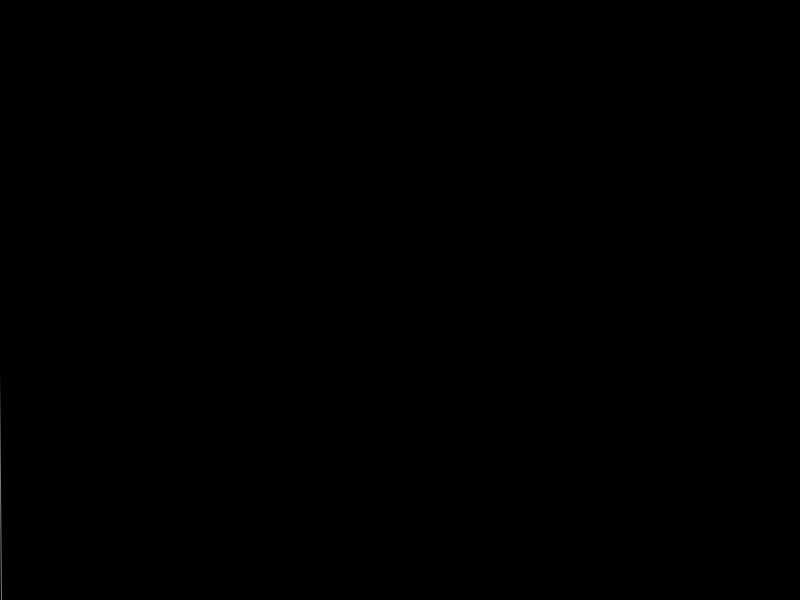
Frame 1 (no input)
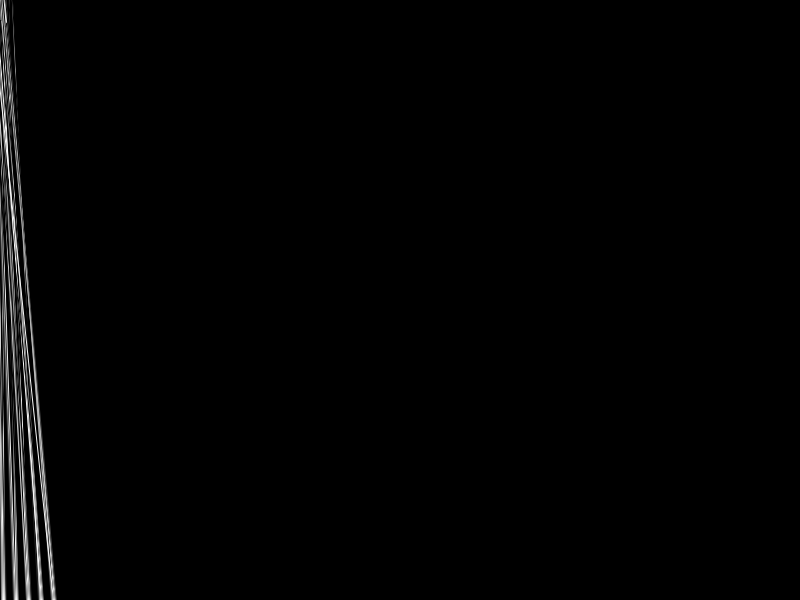
Frame 60 (the mouse pressed at the canvas centre just before this capture)
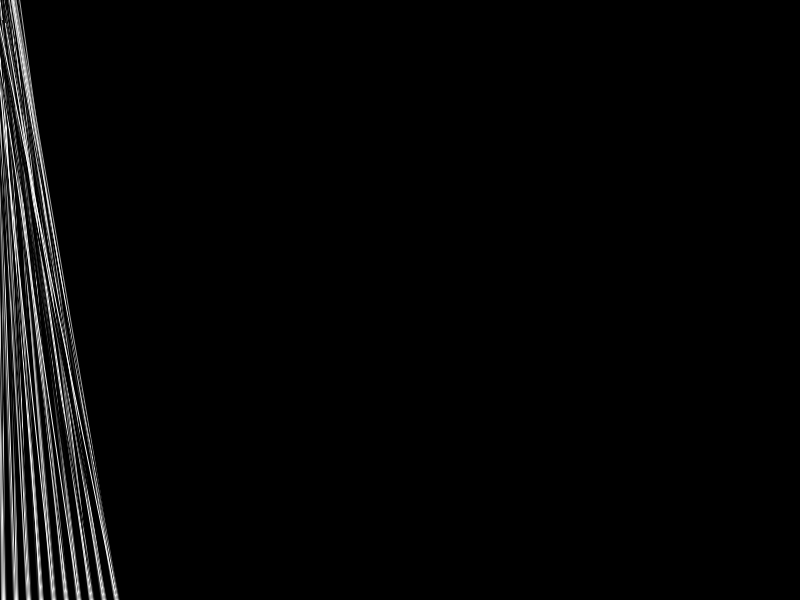
Frame 120 (the mouse held since frame 60 and released just before this capture)

The Processing sketch that drew these frames (run headless with seeded random() and noise(); from frame 60 on, the mouse is pressed at the canvas centre):

// Processing sketch: lol_a
// ── lol_a.pde
float x;
float y;

float r1;
float r2;

float col;
float counter;
float speed = 1;

void setup() {
     background(0);
 size (800,600); 
}
void draw() {
  counter++;
  r1 = random(800);
  r2 = random (-10, 10);
  x = x+(sin(frameCount*2)*50);
  col = counter;
  y = y + speed;
noFill();
stroke(sin(col/2)*255);
pushMatrix();
beginShape();
vertex(y, 600);
vertex(r2, -x*2);
endShape();
popMatrix();

if (y > 800) {
y = 0; 
// background(0);
 counter = 0;
 x=x+speed;
}

if (y < 0) {
 y = y + speed; 
}

println(x,y);
}
